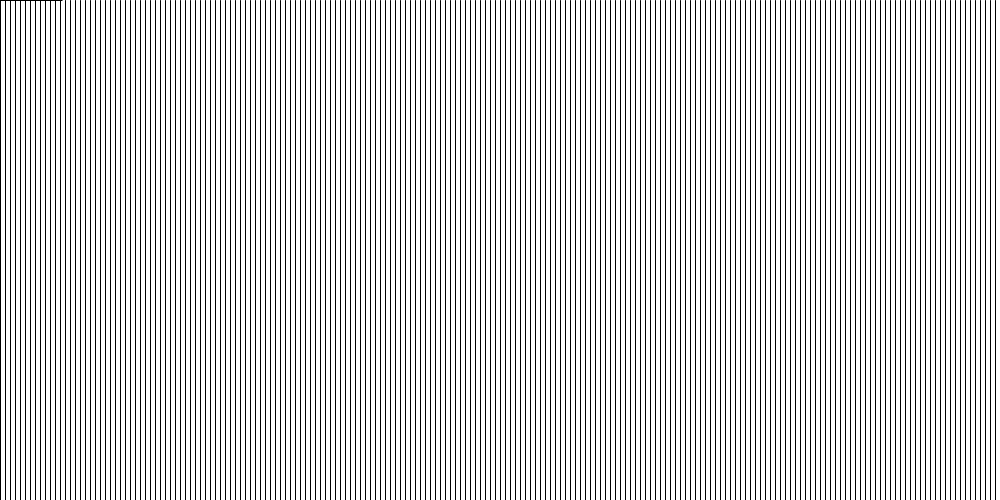
Frame 1 (no input)
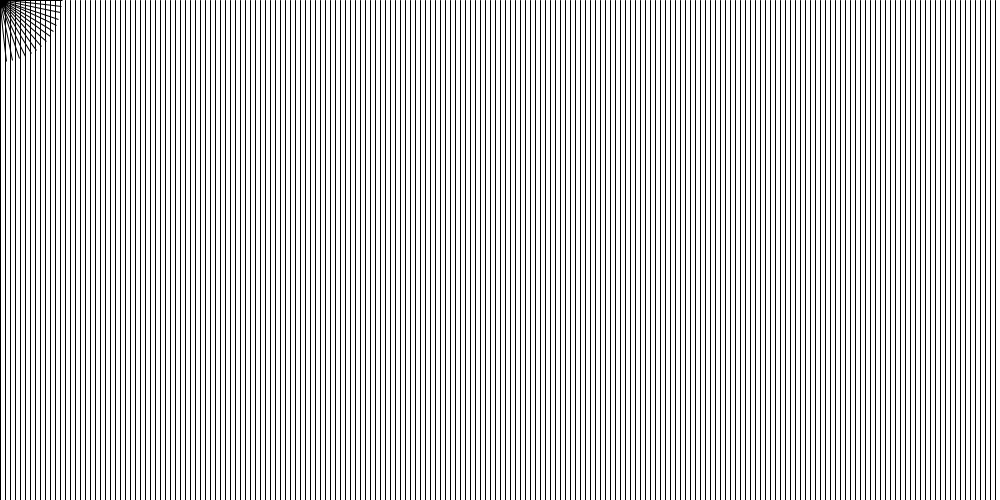
Frame 60 (the mouse pressed at the canvas centre just before this capture)
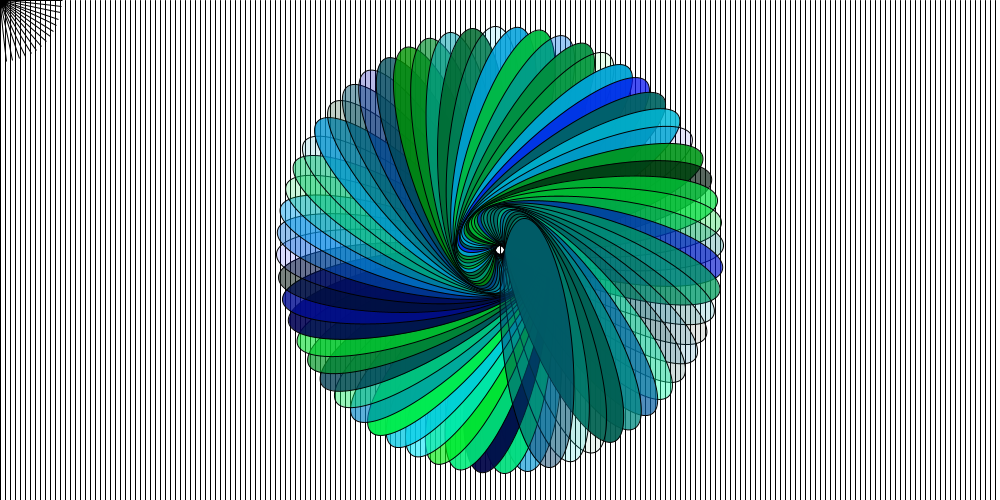
Frame 120 (the mouse held since frame 60 and released just before this capture)

The Processing sketch that drew these frames (run headless with seeded random() and noise(); from frame 60 on, the mouse is pressed at the canvas centre):

// Processing sketch: processing_139167
// ── processing_139167.pde

void setup() {
  //Bruno Costa e Silva
  //05/03/2014
  size(1000, 500);  
  background(255);
  for (int i = 0; i < 1001; i = i+5) {
    line(i, 0, i, 700); //começa com a tela listrada.
    stroke(0);
  }
}

int e=70;
int z=50;

float a;
void draw() {
  fill(0, random(255), random(255), random(255));  
  translate (mouseX, mouseY);
  rotate(radians(a));
  a+=6;
  ellipse(e*noise(z), mouseY*noise(z), e, mouseY);
}


void mousePressed() {
  if (mouseButton == LEFT) { //limpa a tela
    background(255);
  }
}
